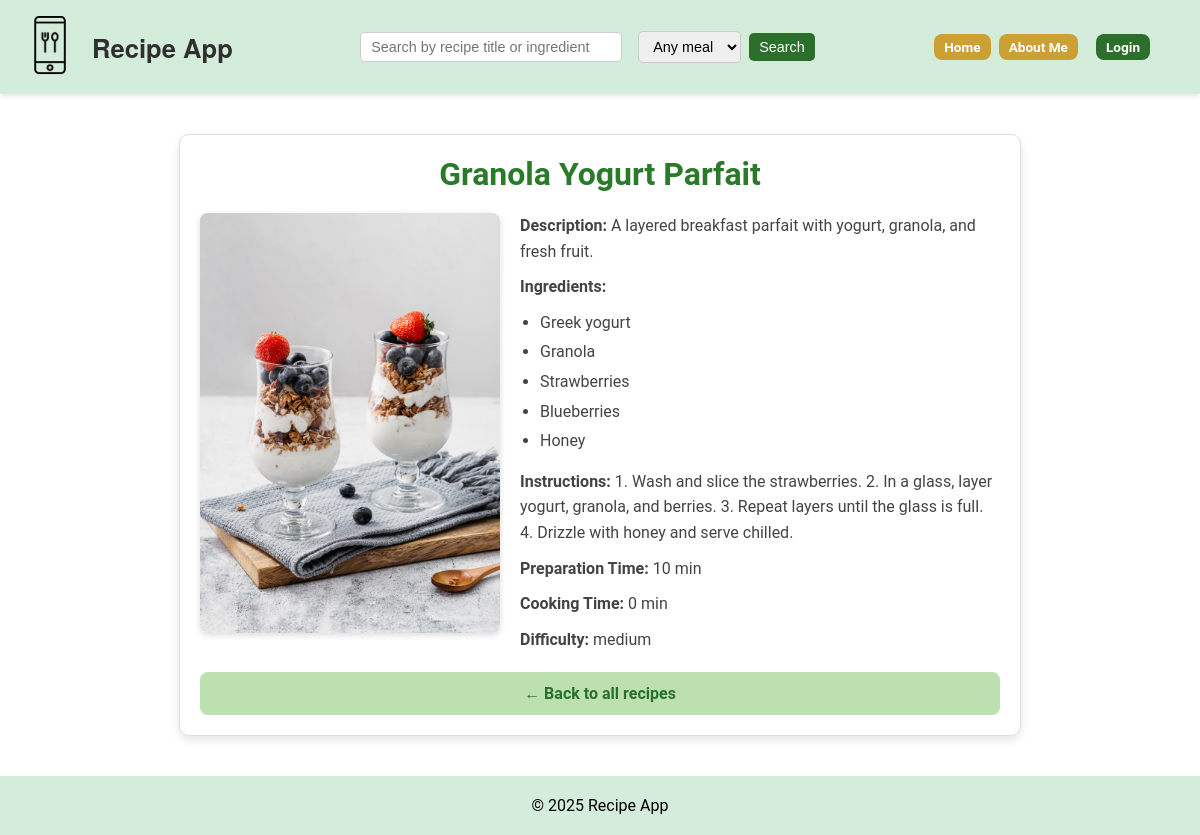
/recipes/8/, run on the app's committed database.
### recipes/models.py (models this page shows, shortened)
class Recipe(models.Model):
    MEAL_TYPE_CHOICES = [
        ("breakfast", "Breakfast"),
        ("lunch", "Lunch"),
        ("dinner", "Dinner"),
        ("snack", "Snack"),
        ("drink", "Drink"),
        ("dessert", "Dessert"),
    ]
    name = models.CharField(max_length=50)
    description = models.TextField(
        blank=True,
        help_text="Short description of the recipe"
    )
    instructions = models.TextField(
        blank=True,
        help_text="Step-by-step cooking instructions"
    )
    ingredients = models.TextField(
        help_text="Comma-separated list of ingredients"
    )
    prep_time = models.PositiveIntegerField(
        help_text="Preparation time in minutes",
        default=5
    )
    cooking_time = models.PositiveIntegerField(
        help_text="Cooking time in minutes"
    )
    difficulty = models.CharField(
        max_length=20,
        blank=True,
        help_text="Automatically calculated when saving"
    )
    meal_type = models.CharField(
        max_length=20,
        choices=MEAL_TYPE_CHOICES,
        default="dinner"
    )
    pic = models.CharField(
    max_length=100,
    default="no_picture.jpg",
    help_text="Filename of the recipe image in static/recipes/images/"
)
    created_by = models.ForeignKey(
        User,
        on_delete=models.CASCADE,
        null=True,      # allows NULL for legacy rows
        blank=True,     # allows blank in forms
        related_name="recipes_created"
    )

### recipes/views.py (the view)
# urls.py: path("<int:pk>/", RecipeDetailView.as_view(), name="recipe_detail"),
class RecipeDetailView(DetailView):
    model = Recipe
    template_name = "recipes/details.html"
    context_object_name = "recipe"
    def get_context_data(self, **kwargs):
        context = super().get_context_data(**kwargs)
        recipe = context["recipe"]
        if recipe.ingredients:
            context["ingredients_list"] = [i.strip() for i in recipe.ingredients.split(",")]
        else:
            context["ingredients_list"] = []
        return context

### recipes/templates/recipes/details.html
{% extends "base.html" %}
{% load static %}
{% block content %}
<div class="recipe-detail-card" role="main" aria-labelledby="recipe-title">
    <h1 id="recipe-title">{{ recipe.name }}</h1>
    <div class="recipe-detail-content">
        {% if recipe.pic %}
        {% load static %}
        {% load static %}
        <img src="{% static '' %}{{ recipe.pic }}" alt="{{ recipe.name }}" class="recipe-detail-image">
        {% endif %}
        <div class="recipe-detail-info">
            {% if recipe.description %}
            <p><strong>Description:</strong> {{ recipe.description }}</p>
            {% endif %}
            {% if recipe.ingredients %}
            <p><strong>Ingredients:</strong></p>
            <ul class="ingredients-list">
                {% for item in ingredients_list %}
                <li>{{ item }}</li>
                {% endfor %}
            </ul>
            {% endif %}
            {% if recipe.instructions %}
            <p><strong>Instructions:</strong> {{ recipe.instructions }}</p>
            {% endif %}
            <p><strong>Preparation Time:</strong> {{ recipe.prep_time }} min</p>
            <p><strong>Cooking Time:</strong> {{ recipe.cooking_time }} min</p>
            <p><strong>Difficulty:</strong> {{ recipe.difficulty }}</p>
        </div>
    </div>
    <a href="{% url 'recipes:recipe_list' %}" class="btn btn-back" aria-label="Back to all recipes">← Back to all
        recipes</a>
</div>
{% endblock %}

### recipes/static/recipes/css/styles.css (style rules this page uses)
body, h1, h2, h3, p, a { font-family: 'Roboto', sans-serif; margin: 0; padding: 0; }
a { text-decoration: none; color: #2c6f2c; font-weight: bold; }
.recipe-detail-card { max-width: 800px; margin: 40px auto; padding: 20px; background: #fff; border: 1px solid #ddd; border-radius: 10px; box-shadow: 0 4px 10px rgba(0,0,0,0.1); }
.recipe-detail-card h1 { font-size: 2rem; margin-bottom: 20px; color: #2a7a2a; text-align: center; }
.recipe-detail-content { display: flex; flex-wrap: wrap; gap: 20px; align-items: flex-start; }
.recipe-detail-image { max-width: 300px; border-radius: 8px; box-shadow: 0 2px 6px rgba(0,0,0,0.15); }
.recipe-detail-info { flex: 1; font-size: 1rem; color: #444; line-height: 1.6; }
.recipe-detail-info p { margin-bottom: 10px; }
.recipe-detail-info ul.ingredients-list { list-style-type: disc; margin: 5px 0 15px 20px; padding-left: 0; }
.recipe-detail-info ul.ingredients-list li { margin-bottom: 4px; }
.btn { display: inline-flex; align-items: center; justify-content: center; padding: 10px 18px; height: auto; border-radius: 8px; font-weight: bold; font-size: 1rem; text-decoration: none; border: none; cursor: pointer; transition: background-color 0.2s ease, transform 0.1s ease; }
.btn-back { width: 100%; padding: 12px; font-size: 1rem; display: inline-flex; align-items: center; justify-content: center; text-align: center; box-sizing: border-box; margin-top: 10px; background-color: #bce0b0; }

### data on the page
Recipe: name "Granola Yogurt Parfait", pic (picture), description "A layered breakfast parfait with yogurt, granola, and fresh fruit.", instructions "1. Wash and slice the strawberries. 2. In a glass, layer yogurt, granola, and berries. 3. Repeat layers until the glass is full. 4. Drizzle with honey and serve chilled.", prep_time "10", cooking_time "0", difficulty "medium"

### other printed values
{{ item }} "Greek yogurt" "Granola" "Strawberries" "Blueberries" "Honey"
